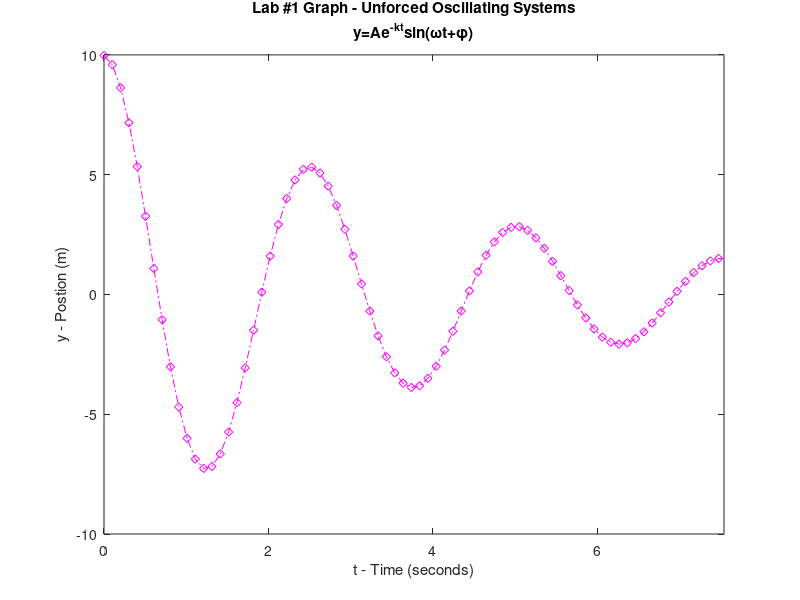

MATLAB code for this plot:
%Lab Assignment #1
%Studying unforced oscillating systems. A dying spring.

A=10;
k=.25;
omega=2.5;
phi=1.5;

t=linspace(0,10);

%Our function
y=A.*exp(-k.*t).*sin(omega.*t+phi);

%Plot
plot(t,y,'-.dm');hold on;
title({'Lab #1 Graph - Unforced Oscillating Systems';'y=Ae^{-kt}sin({\omega}t+{\phi})'})
xlabel('t - Time (seconds)')
ylabel('y - Postion (m)')
axis([0 6*pi./omega -10 10])
